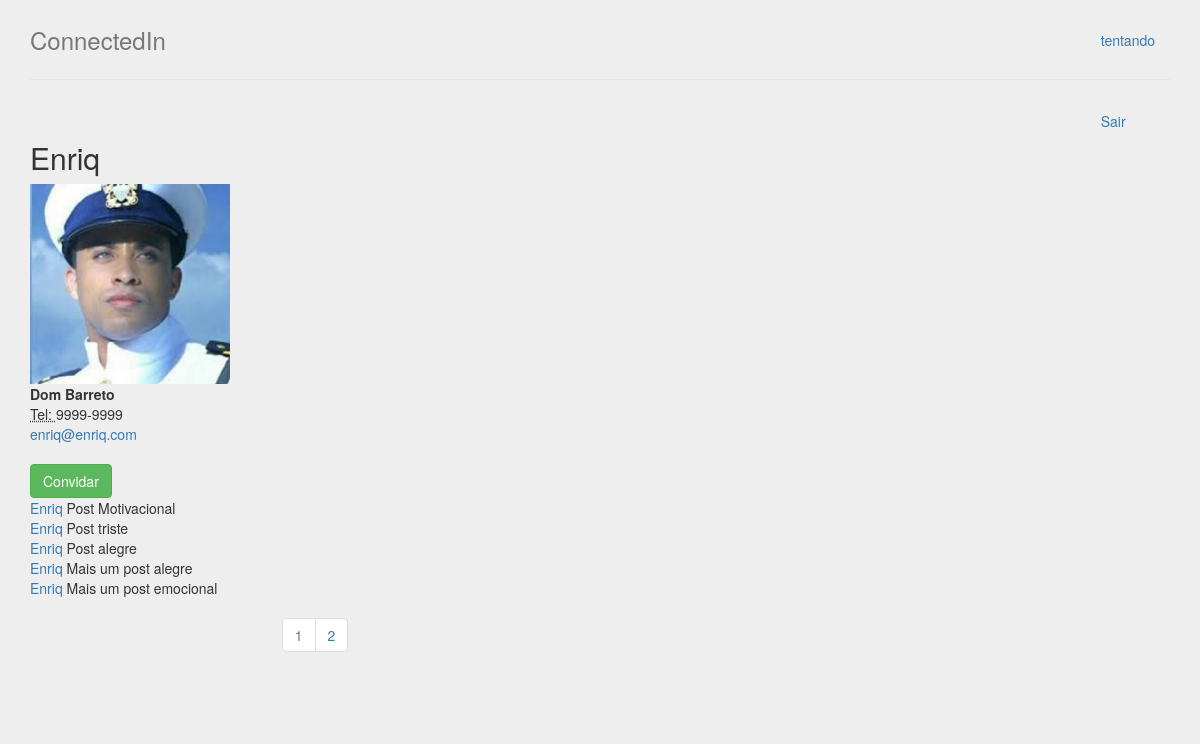
The page /perfil/22 (signed in) on the database its author committed.
### perfis/models.py (models this page shows, shortened)
class Perfil(models.Model):
    nome = models.CharField(max_length=255, null=False)
    telefone = models.CharField(max_length=20, null= False)
    nome_empresa = models.CharField(max_length=255, null=False)
    contatos = models.ManyToManyField('Perfil')
    photo = models.ImageField(upload_to='profile_photo', blank=True, default='default_photo.png')
    usuario = models.OneToOneField(User, related_name='perfil', on_delete=models.CASCADE, null=True)
    @property
    def email(self):
        return self.usuario.email
    def ja_eh_contato(self, perfil):
        return self.contatos.filter(id=perfil.id).exists()
    def tem_convite(self, perfil):
        return (Convite.objects.filter(solicitante=self, convidado=perfil).exists() or Convite.objects.filter(solicitante=perfil, convidado=self).exists())
    def get_perfil_posts(self):
        posts = Post.objects.filter(perfil=self)
        return posts

class Post(models.Model):
    texto = models.TextField(null=False)
    data = models.DateTimeField(auto_now_add=True)
    perfil = models.ForeignKey('Perfil',
                               on_delete=models.CASCADE,
                               related_name='posts')
    foto = models.ImageField(upload_to='posts_fotos', blank=True, null=True)

### perfis/views.py (the view)
# urls.py: path('perfil/<int:perfil_id>', perfis_views.exibir_perfil, name='exibir'),
@login_required()
def exibir_perfil(request, perfil_id):
    perfil = Perfil.objects.get(id=perfil_id)
    perfil_logado = get_perfil_logado(request)
    ja_eh_contato = perfil_logado.ja_eh_contato(perfil)
    tem_convite = perfil.tem_convite(perfil_logado)
    timeline_my_posts = perfil.get_perfil_posts()
    page = request.GET.get('page', 1)
    paginator = Paginator(timeline_my_posts, 5)
    try:
        posts = paginator.page(page)
    except PageNotAnInteger:
        posts = paginator.page(1)
    except EmptyPage:
        posts = paginator.page(paginator.num_pages)
    return render(request, 'perfil.html', {'perfil' : perfil,
                                           'perfil_logado' : perfil_logado,
                                           'ja_eh_contato': ja_eh_contato,
                                           'tem_convite': tem_convite, 'posts': posts})

### perfis/views.py (called while the page is built)
@login_required()
def get_perfil_logado(request):
    return request.user.perfil

### perfis/templates/perfil.html (shortened to what this page needs)
{% extends 'base.html' %}
{% load staticfiles %}
{% block body %}
	<div class="col-3">
        <div class="row">
            <div class="col-lg-12">
                <h2 style="margin-top:0">{{ perfil.nome }}</h2>
                {% if perfil == perfil_logado %}
                    <a href="{% url 'update_photo' %}"><img src="{{ perfil_logado.photo.url }}" width="200px"></a>
                {% else %}
                    <img src="{{ perfil.photo.url }}" width="200px">
                {% endif %}
                <address>
                    <strong>{{ perfil.nome_empresa }}</strong><br/>
                    <abbr title="Telefone">Tel: </abbr>{{ perfil.telefone }}<br/>
                    <a href="mailto:{{ perfil.email }}">{{ perfil.email }}</a>
                </address>
                {% if perfil == perfil_logado %}
                    <div class="pull-left">
                        <a href="{% url 'desativar' %}" class="btn btn-danger">Desativar perfil</a>
                    </div>
                {% else %}
                    {% if ja_eh_contato %}
                        <div class="well well-sm">Vocês estão conectados!</div>
                        <a href="{% url 'desfazer_amizade' perfil.id %}" class="btn btn-danger" role="button">Desfazer amizade</a>
                    {% elif tem_convite %}
                        <a class="btn btn-primary" >Aguardando aprovação</a>
                    {% else %}
                        <a href="{% url 'convidar' perfil.id %}" class="btn btn-success" role="button">Convidar</a>
                {% endif %}
            {% endif %}
            </div>
        </div>
    </div>
    <div class="col-6 border bg-light">
        <div>
            {% if posts %}
                {% for post in posts %}
                    <div class="card card-body">
                        <a href="{% url 'exibir' post.perfil.id %}">{{ post.perfil.nome }}</a>
                        {% if post.foto %}
                            {{ post.texto }}
                            <img src="{{ post.foto.url }}">
                        {% else %}
                            {{ post.texto }}
                        {% endif %}
                    </div>
                {% endfor %}
            {% endif %}
        </div>
        {% include 'pagination.html' %}
    </div>
{% endblock %}

### perfis/templates/base.html (shortened to what this page needs)
{% load staticfiles%}
<!DOCTYPE html>
<html lang="pt-br">
<head>
    <link href="{% static 'styles/bootstrap.min.css' %}" rel="stylesheet"/>
    <link href="{% static 'styles/main.css' %}" rel="stylesheet"/>
    <link href="{% static 'scripts/vendor/bootstrap.min.js' %}" rel="stylesheet"/>
</head>
<body style="background-color: #eee">
<div class="container-fluid">
    <div class="col-lg-12">
        <div class="header">
            <ul class="nav nav-header pull-right">
                <li><a href="{% url 'exibir' perfil_logado.id %}">{{ perfil_logado.nome }}</a></li><hr/>
                <li><a href="{% url 'logout' %}">Sair</a></li>
            </ul>
            <h3 class="text-muted"><a href="{% url 'index' %}" class="text-muted">ConnectedIn</a></h3>
        </div>
        <div class="row content">
            {% block body %}
            {% endblock %}
        </div>
    </div>
</div>
</body>
</html>

### perfis/static/styles/main.css (style rules this page uses)
body { padding-top: 20px; padding-bottom: 20px; }
.header, .content, .footer { padding-left: 15px; padding-right: 15px; }
.header { border-bottom: 1px solid #e5e5e5; }
.header h3 { margin-top: 0; margin-bottom: 0; line-height: 40px; padding-bottom: 19px; }
.content { margin: 40px 0; }
@media screen and (min-width: 768px) { .header, .content, .footer { padding-left: 0; padding-right: 0; } }
@media screen and (min-width: 768px) { .header { margin-bottom: 30px; } }

### rows shown on the page
Perfil: nome "tentando"
Perfil: nome "Enriq", photo (picture), nome_empresa "Dom Barreto", telefone "9999-9999", email "enriq@enriq.com"
Post: perfil.nome "Enriq", texto "Post Motivacional"
Post: perfil.nome "Enriq", texto "Post triste"
Post: perfil.nome "Enriq", texto "Post alegre"
Post: perfil.nome "Enriq", texto "Mais um post alegre"
Post: perfil.nome "Enriq", texto "Mais um post emocional"

### other values the page prints
{{ posts.number }} "1"
{{ posts.next_page_number }} "2"
